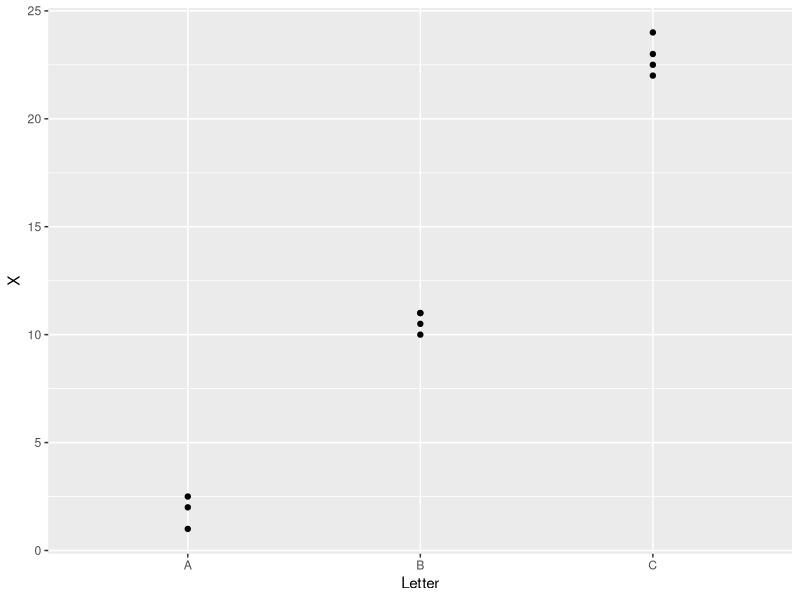
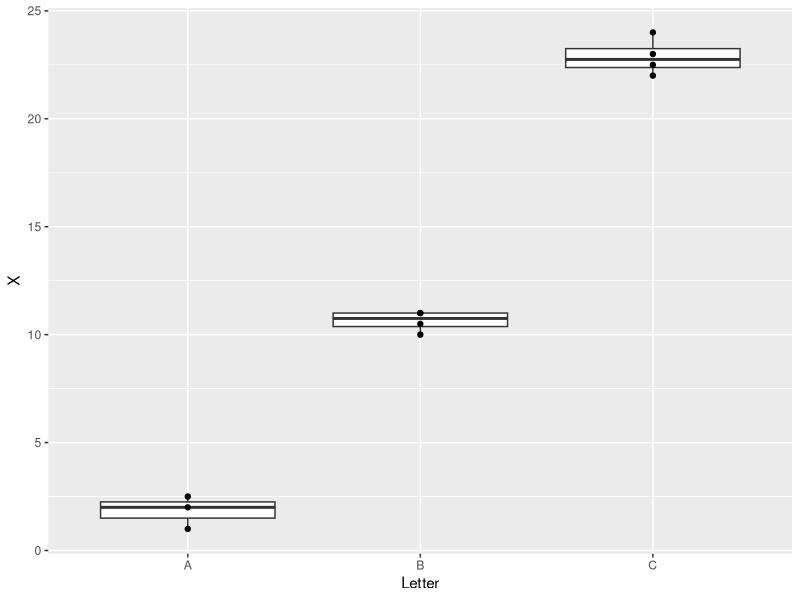
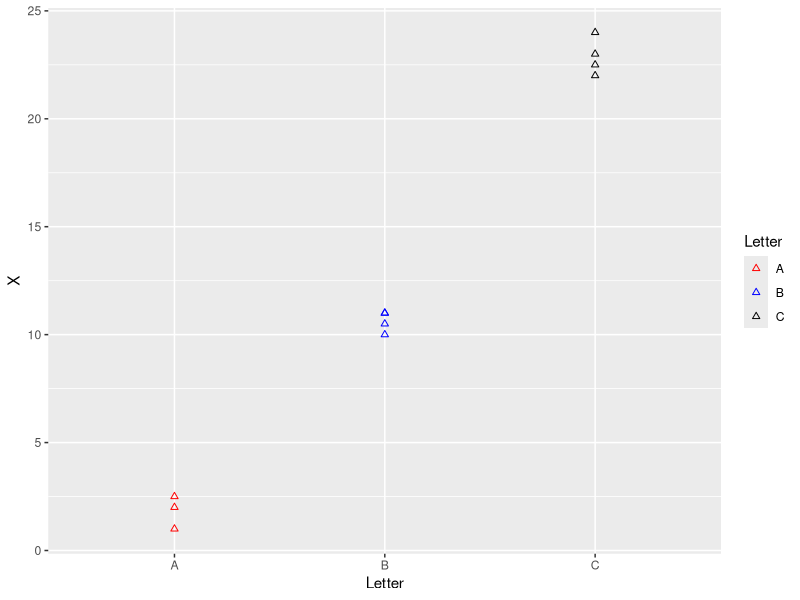

Write the R code that produced these figures, in order.
#!/bin/env Rscript


#' Read a simple table
#'
dataset <- read.table("dataset.txt", sep = "\t", header = TRUE, stringsAsFactors = TRUE)
dataset$X <- as.numeric(dataset$X)

#'
#'
library(ggplot2)

# add data later
p <- ggplot()
p <- p + geom_point(aes(x = Letter, y = X), data = dataset)
p

# add data directly
p <- ggplot(dataset)
p <- p + geom_boxplot(aes(x = Letter, y = X))
p <- p + geom_point(aes(x = Letter, y = X))
p 

# map data to properties
p <- ggplot(dataset)
p <- p + geom_point(aes(x = Letter, y = X, colour = Letter), shape = 2)
p <- p + scale_colour_manual(values = c("A" = "red", "B" = "blue", "C" = "black"))
p 

